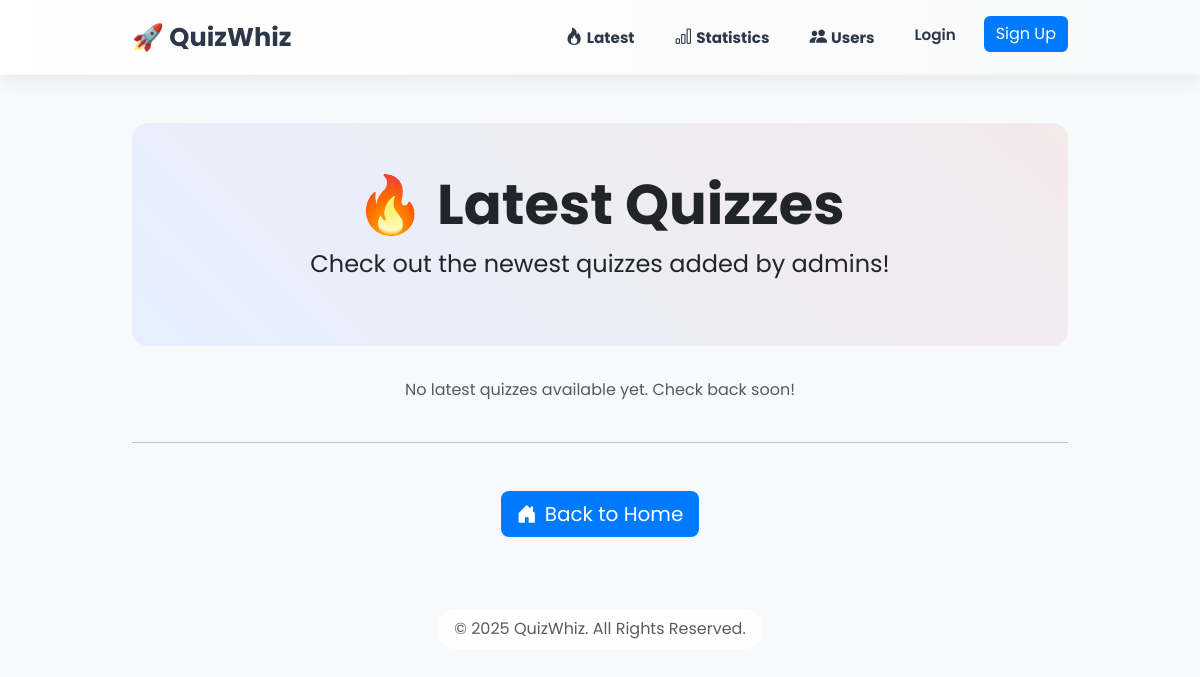
/latest/, run on an earlier commit of the app's database.
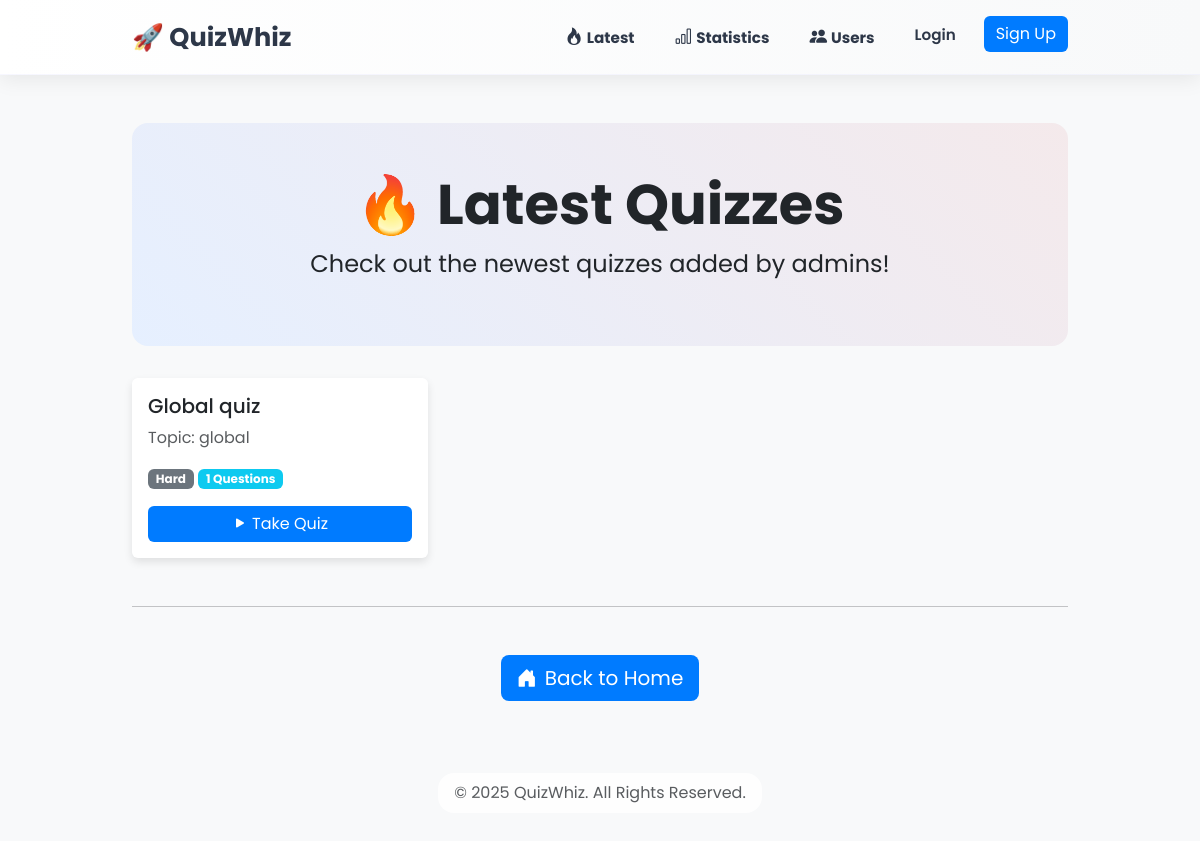
And on a later commit of the database.
### quiz/models.py (models this page shows, shortened)
class Quiz(models.Model):
    DIFFICULTY_CHOICES = [
        ('Easy', 'Easy'),
        ('Medium', 'Medium'),
        ('Hard', 'Hard'),
    ]
    title = models.CharField(max_length=200)
    topic = models.CharField(max_length=100)
    difficulty = models.CharField(max_length=10, choices=DIFFICULTY_CHOICES, default='Medium')
    is_featured = models.BooleanField(default=False, help_text="Show in Latest Quizzes section")
    created_at = models.DateTimeField(auto_now_add=True, null=True, blank=True)
    class Meta:
        ordering = ['-created_at']

### quiz/views.py (the view)
# urls.py: path('latest/', views.latest_quizzes, name='latest_quizzes'),
def latest_quizzes(request):
    quizzes = Quiz.objects.filter(is_featured=True).order_by('-created_at')
    return render(request, 'quiz/latest_quizzes.html', {'quizzes': quizzes})

### quiz/templates/quiz/latest_quizzes.html (shortened to what this page needs)
{% extends 'quiz/base.html' %}
{% block content %}
<div class="text-center hero-section">
    <h1 class="display-4 fw-bold">🔥 Latest Quizzes</h1>
    <p class="fs-4">Check out the newest quizzes added by admins!</p>
</div>
<div class="row">
    {% for quiz in quizzes %}
    <div class="col-md-4 mb-4">
        <div class="card h-100">
            <div class="card-body d-flex flex-column">
                <h5 class="card-title">{{ quiz.title }}</h5>
                <p class="card-text text-muted">Topic: {{ quiz.topic }}</p>
                <div class="mb-3">
                    <span class="badge bg-secondary">{{ quiz.difficulty }}</span>
                    <span class="badge bg-info">{{ quiz.questions.count }} Questions</span>
                </div>
                <div class="d-grid gap-2 mt-auto">
                    <a href="{% url 'quiz_detail' quiz.id %}" class="btn btn-primary">
                        <i class="bi bi-play-fill me-1"></i>Take Quiz
                    </a>
                </div>
            </div>
        </div>
    </div>
    {% empty %}
    <div class="col">
        <p class="text-center text-muted">No latest quizzes available yet. Check back soon!</p>
    </div>
    {% endfor %}
</div>
<hr class="my-4">
<div class="text-center mt-5 mb-5">
    <a href="{% url 'home' %}" class="btn btn-primary btn-lg"><i class="bi bi-house-door-fill me-2"></i>Back to Home</a>
</div>
{% endblock %}

What changed in the data, as far as the page shows it:
added Quiz: title "Global quiz", topic "global", difficulty "Hard", questions.count "1"
Also different on the page:
text no longer shown: "No latest quizzes available yet. Check back soon!"
